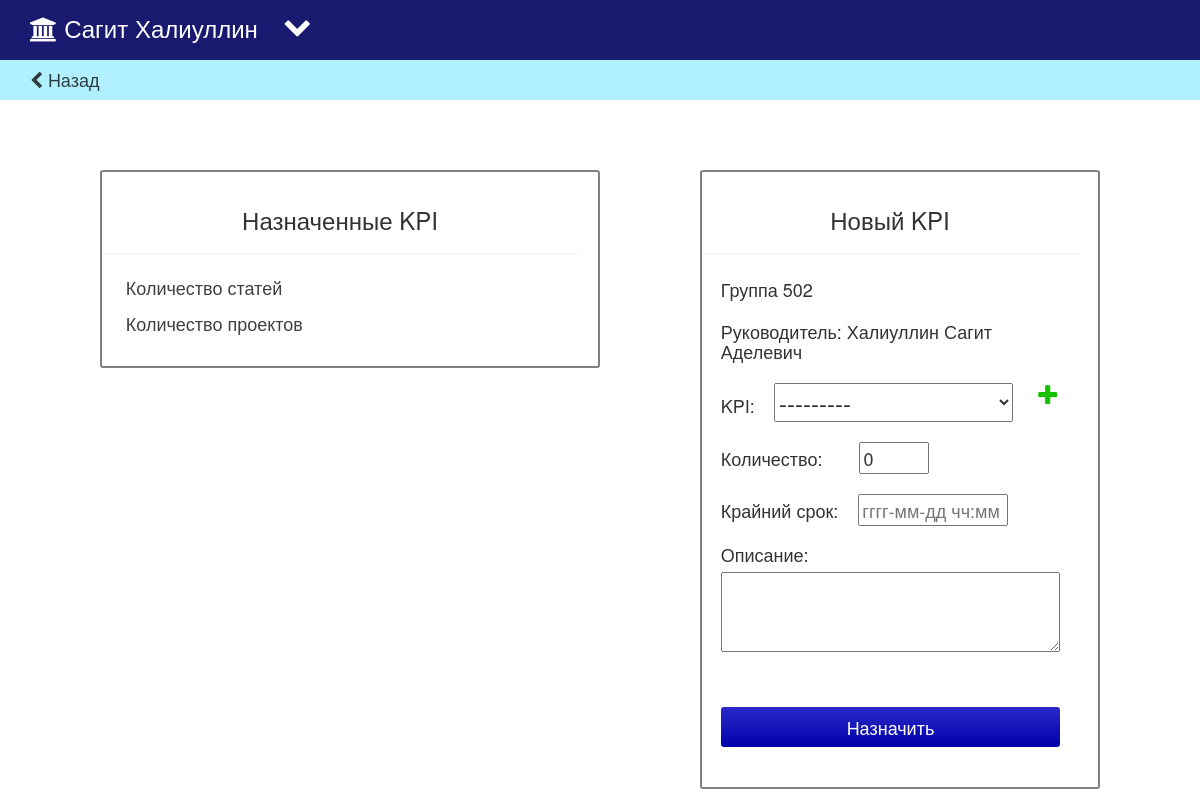
Screenshot of /app/assign_kpi/2/ (signed in) with the database file from the repository.
### app/models.py (models this page shows, shortened)
class UserProfile(models.Model):
    user = models.OneToOneField(User)
    third_name = models.CharField(max_length=30)
    birth_date = models.DateField('birth date')
    position = models.ForeignKey('Position', related_name='users', blank=True, null=True)
    department = models.ForeignKey('Department', related_name='users', blank=True, null=True)

class AssignedKPI(models.Model):
    assigner = models.ForeignKey(User, null=True)
    kpi = models.ForeignKey('KPI', verbose_name="KPI")
    department = models.ForeignKey('Department')
    amount = models.IntegerField(default=0, validators=[validate_non_negative], )
    complete = models.IntegerField(blank=True, default=0)
    datetime = models.DateTimeField(null=True, blank=True)
    comment = models.TextField(blank=True, verbose_name="Комментарий")
    deadline = models.DateTimeField(null=True, blank=True)
    budget = models.IntegerField(default=0, blank=True)
    report = models.CharField(max_length=500, blank=True)
    accepted = models.NullBooleanField(null=True, blank=True)
    datetimeaccept = models.DateTimeField(null=True, blank=True)

class KPI(models.Model):
    name = models.CharField(max_length=50, unique=True)
    def __str__(self):
        return self.name

class Department(models.Model):
    name = models.CharField(max_length=50)
    head = models.OneToOneField(User, related_name="head_of_department")
    superior = models.ForeignKey(
        'Department',
        related_name="superior_of_this_department",
        blank=True,
        null=True,
    )
    DEPARTMENT_TYPE_CHOICES = (
        ('0', "Ректорат"),
        ('1', "Направление"),
        ('2', "Кафедра"),
        ('3', "Научная группа"),
        ('4', "Лаборатория"),
    )
    type = models.CharField(max_length=1, choices=DEPARTMENT_TYPE_CHOICES)
    KPI = models.ManyToManyField(
        'KPI',
        through='AssignedKPI',
        through_fields=('department', 'kpi')
    )

### app/views.py (the view)
# urls.py: url(r'^assign_kpi/(?P<id_department>\d+)/$', views.assign_kpi, name='assign_kpi'),
def assign_kpi(request, id_department):
    if not request.user.is_authenticated():
        return redirect('login')
    args = {}
    args.update(csrf(request))
    id_department = id_department
    try:
        department = Department.objects.get(id=id_department)
    except Department.DoesNotExist:
        access_error = "Данного структурного подразделения не существует"
        return render(request, 'app/access_error.html', {'access_error':access_error})
    profile = UserProfile.objects.get(user=request.user)
    if department.superior != profile.department:
        access_error = "Вы не можете назначать KPI этому структурному подразделению."
        return render(request, 'app/access_error.html', {'access_error':access_error})
    args['department'] = department
    args['profile'] = profile
    assigned_kpi = AssignedKPI(assigner=request.user, datetime=datetime.now(),
                               department=Department.objects.get(id=id_department))
    args['form'] = AssignKPIform(instance=assigned_kpi)
    args['creation_form'] = KPICreationForm()
    args['id_department'] = id_department
    args['department_set'] = AssignedKPI.objects.filter(department=args['department'], assigner=request.user,
                                                        deadline__gt=datetime.now())
    percent = []
    for x in args['department_set']:
        if x.complete is not 0:
            percent.append(x.to_percent())
        else:
            percent.append(0)
    if request.method == "POST":
        form = AssignKPIform(request.POST)
        creation_form = KPICreationForm(request.POST)
        args['form'] = AssignKPIform(instance=assigned_kpi)
        name = request.POST.get('name')
        try:
            KPI.objects.get(name=name)
        except KPI.DoesNotExist:
            if creation_form.is_valid():
                creation_form.save()
                args['creation_form'] = KPICreationForm()
                return render(request,'app/assign_kpi.html', args)
        if form.is_valid():
            assigned_kpi.deadline = form.cleaned_data.get('deadline')
            assigned_kpi.amount = form.cleaned_data.get('amount')
            assigned_kpi.comment = form.cleaned_data.get('comment')
            assigned_kpi.kpi = form.cleaned_data.get('kpi')
            assigned_kpi.check_kpi_unique()
            return redirect('main')
        else:
            args['form_error'] = "Данные введены неверно."
            return render(request, 'app/assign_kpi.html', args)
    else:
        return render(request, 'app/assign_kpi.html', args)

### app/templates/app/forms.py
class AssignKPIform(ModelForm):
    class Meta:
        model = AssignedKPI
        exclude = ['complete', 'budget', 'report', 'accepted', 'datetimeaccept']
        widgets = {
            'assigner': HiddenInput,
            'datetime': HiddenInput,
            'department': HiddenInput,
        }

class KPICreationForm(ModelForm):
    class Meta:
        model = KPI
        fields = ['name']

### app/templates/app/assign_kpi.html (shortened to what this page needs)
<!DOCTYPE html>
<html lang="en">
<head>
    {% load staticfiles %}
    <link href="{% static 'app/bootstrap/css/bootstrap.min.css' %}" rel="stylesheet" media="screen">
    <link rel="stylesheet" href="{% static 'app/style.css' %}">
    <link rel="stylesheet" href="{% static 'app/font-awesome/css/font-awesome.min.css' %}">
</head>
<body>
<nav class="nv navbar navbar-default navbar-fixed-top">
    <div class="container">
        <div class="dropdown">
            <button class="btn btn-default dropdown-toggle btn-blue" type="button" id="dropdownMenu1"
                    data-toggle="dropdown" aria-haspopup="true" aria-expanded="true">
                <i class="fa fa-chevron-down fa-2x" aria-hidden="true"></i> </button>
        </div>
        <h3 class="name1"><i class="fa fa-university" aria-hidden="true"></i> {{ profile.user.first_name }}
            {{ profile.user.last_name  }} &nbsp </h3>
    </div>
</nav>
<div class="nv-back divide-nav">
  <div class="back-link container">
    <h4 class="divide-text"><a href="/app/main/"><i class="fa fa-chevron-left" aria-hidden="true"></i>  Назад</a></h4>
  </div>
</div>
<div class="tasks">
    <div class="col-lg-5 col-lg-offset-1 col-md-5 col-md-offset-1 col-sm-10 col-sm-offset-1 asg-kpi">
        <h3 class="center-text">Назначенные KPI</h3>
        <hr>
        <div class="kpi-info">
            {% for y in department_set %}<p><a href="/app/kpi/{{ y.id }}/"> {{ y.kpi.name }}</a></p>{% endfor %}
        </div>
    </div>
    <div class="col-lg-4 col-lg-offset-1 col-md-4 col-md-offset-1 col-sm-10 col-sm-offset-1 asg-kpi">
        <h3 class="center-text">Новый KPI</h3>
        <hr>
        <div class="kpi-info">
            <h4 class="padded-label">{{ department.name }}</h4>
            <h4 class="padded-label">Руководитель: {{ department.head.last_name }} {{ department.head.first_name }}
                {{ profile.third_name }}</h4>
            <form action="/app/assign_kpi/{{ id_department }}/" method="post" class="assign-kpi-form">
                <p>KPI:  {{ form.kpi }} <span class="create-kpi" id="form_open_button">
                    <i class="fa fa-plus fa-lg" aria-hidden="true"></i></span> </p>
                <p>Количество: {{ form.amount }}</p>
                <p>Крайний срок: {{ form.deadline }}</p>
                <p>Описание: {{ form.comment }}</p>
                <h4 class="errorlabel center-text">{{ form_error }}</h4>
                <button class="assign-button">Назначить</button>
            </form>
        </div>
    </div>
</div>
</body>
</html>

### app/static/app/style.css (style rules this page uses)
@media (min-width: 1200px) { .tasks { padding-top: 70px; } }
@media (min-width: 1200px) { .asg-kpi { border: 2px solid grey; border-radius: 3px; background-color: white; } }
a { color: rgba(0, 0, 0, 0.75) }
.errorlabel { padding-top: 5px; margin: 0 3%; color: #ff0002; }
body { padding-top: 60px; }
.nv { background-color: #191970; border: none; height: 60px; }
.dropdown { display: inline; }
.btn-blue { background-color: #191970; border: none; color: white; padding-top:12px; }
.center-text { padding-top: 15px; text-align: center; }
.name1 { margin-top: 15px; display: inline; color: white; float: left; }
.nv-back { background-color: rgb(176, 240, 255); height: 40px; width: 100%; }
.asg-kpi { background-color: white; padding: 0 20px 20px 0; }
.create-kpi { display: inline-block; padding: 3px; float: right; margin: 0 5% 0 0; margin-right: 5%; background-color: white; border: none; color: #15c000; }
#id_kpi { display: inline-block; font-size: 24px; width: 67%; margin: 5px 0 5px 4%; }
#id_amount { width: 70px; margin: 5px 32px; }
#id_deadline { width: 150px; margin: 5px 15px; }
#id_comment { margin: 5px 5% 5px 0; height: 80px; max-width: 95%; width: 95%; }
.kpi-info { margin-left: 5%; line-height: 26px; font-size: 18px; }
.padded-label { padding: 6px 0; }
.assign-button { color: white; background: linear-gradient(to top, #0000aa, #2A2AC9); height: 40px; margin-top: 20px; margin-bottom: 20px; width: 95%; border-radius: 3px; border: #26008d; }

### rows the page displays
UserProfile: user.first_name "Сагит", user.last_name "Халиуллин", third_name "Аделевич"
AssignedKPI: kpi.name "Количество статей"
AssignedKPI: kpi.name "Количество проектов"
Department: name "Группа 502", head.last_name "Халиуллин", head.first_name "Сагит"
